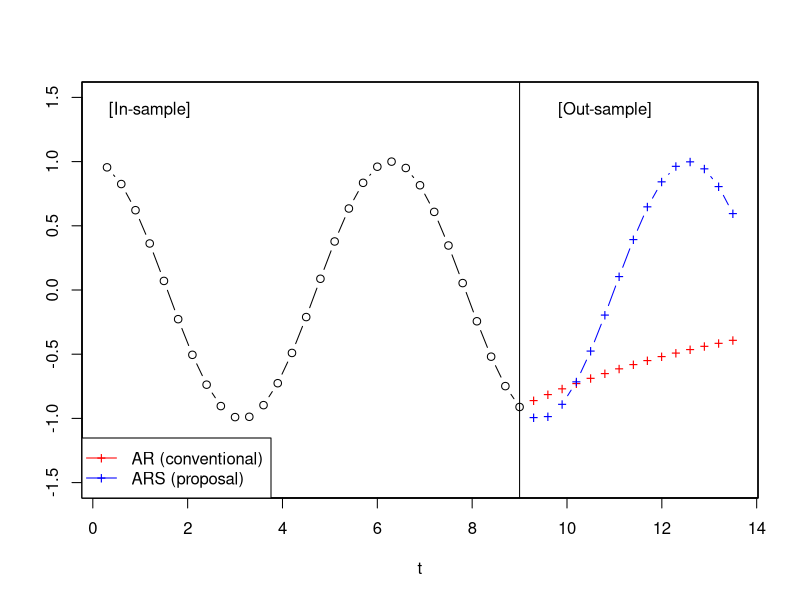

R code for this plot:
gen_data <- function(n=10, span=0.1, sd=0){
  angles = span * (1:n)
  data = cbind(cos(angles), sin(angles),angles) + cbind(matrix(rnorm(n=n*2, sd=sd),n,2),0)
  colnames(data) = c("X1","X2","angles")
  return(data.frame(data))
}

rotation_matrix <- function(theta=0){
  return(matrix(c(cos(theta), -sin(theta), sin(theta), cos(theta)),2,2))
}

AR <- function(data, def=FALSE, res=FALSE){
  if(def){
    n = length(data)
    x = data[1:(n-1)]
    y = data[2:n]
    a = sum(x*y)/sum(x*x)
    if(res){
      return(sum((y-x*a)^2))
    }else{
      return(a)
    }
  }else{
    n = nrow(data)
    data = subset(data, select=c("X1", "X2"))
    X = as.matrix(data[1:(n-1),])
    Y = as.matrix(data[2:n,])
    A = solve(t(X) %*% X) %*% (t(X) %*% Y)
    if(res){
      return(sum((Y-X%*%A)^2))
    }else{
      return(A)
    }
  }
}

pred <- function(x0, A, m=10){
  tmp = NULL; x0 = matrix(x0,1,2)
  for(itr in 1:m){
    x0 = x0 %*% A
    tmp = rbind(tmp, x0)
  }
  return(data.frame(tmp))
}

## ============
## dataset
## ============
len = 9
span=0.3; n=len/span; sd=0
data = gen_data(n=n, span=span, sd=sd)  

## ============
## estimation
## ============
At = rotation_matrix(theta=span) # true A
A = AR(data=data) # with fully-observed time-series
a = AR(data=data$X1, def=TRUE) # with partially observed
f <- function(pm) AR(data=data.frame(X1=data$X1, X2=pm), res=TRUE)
.opt = optim(par=rnorm(n), fn=f, method="BFGS")
if(!.opt$convergence) cat("converged") else ("max_itr has been reached")
Ad = AR(data=data.frame(X1=data$X1, X2=.opt$par))

## ===========
## prediction
## ===========
m = 15
angles = span * (1:n)
angles_test = span * (n+(1:m))
x0 = as.matrix(subset(data, select=c("X1", "X2")))[n,]
pred.At = pred(x0=x0, A=At, m=m)
pred.A = pred(x0=x0, A=A, m=m)
x0 = c(data$X1[n], .opt$par[n])
pred.Ad = pred(x0=x0, A=Ad, m=m)

## ===========
## plot
## ===========
xl = range(angles, angles_test)
yl = c(-1.5,1.5)
legends = c("AR (conventional)", "ARS (proposal)")
colors = c("red", "blue")

pdf(file="fig1.pdf", width=7, height=5)
par(mfrow=c(1,1))
plot(angles, data$X1, xlim=xl, ylim=yl, 
     xlab="t", ylab=" ", type="b")
par(new=T)
plot(angles_test, data$X1[n] * (a^(1:m)), xlim=xl, ylim=yl, 
     xlab=" ", ylab=" ", xaxt="n", yaxt="n", type="b", col="red", pch="+")
par(new=T)
plot(angles_test, pred.Ad[,1], xlim=xl, ylim=yl, 
     xlab=" ", ylab=" ", xaxt="n", yaxt="n", type="b", col="blue", pch="+")
abline(v=angles[n])
text(x=4*span, y=1.4, labels="[In-sample]")
text(x=angles[n]+6*span, y=1.4, labels="[Out-sample]")
legend("bottomleft", legend=legends, col=colors, lty=1, pch="+", bg="white")
dev.off()